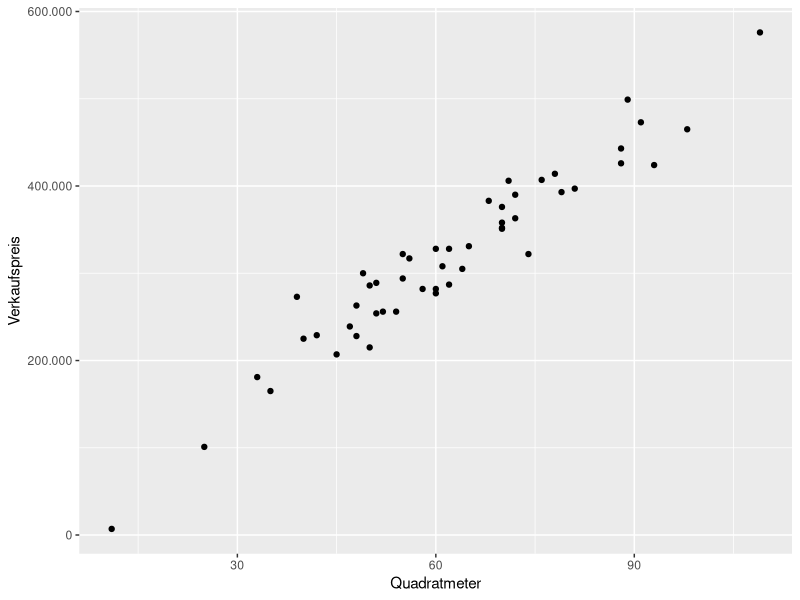
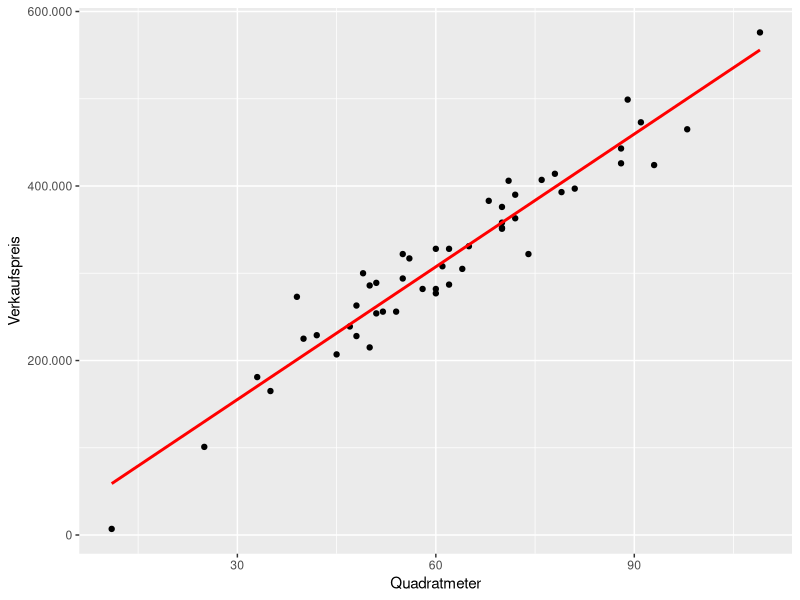

Write R code to recreate these figures, in order.
# Damit setzen wir das Working Directory auf den Ordner dieser Datei
if (!is.null(parent.frame(2)$ofile)) {
  this.dir <- dirname(parent.frame(2)$ofile)
  setwd(this.dir)
}

# install.packages("data.table")
library(data.table)

dt <- fread("wohnungspreise.csv")
print(dt)

# Damit koennen wir die Daten visualisieren
# install.packages("ggplot2")
library(ggplot2)

# install.packages("scales")
library(scales)

# Grafik erstellen und konfigurieren
qplot(Quadratmeter, Verkaufspreis, data = dt) + 
  scale_y_continuous(labels = format_format(scientific = FALSE, big.mark = ".", decimal.mark = ","))

library(stats)
model <- lm(Verkaufspreis ~ Quadratmeter, data = dt)
print(model)

# Verkaufspreis = 3143 + Quadratmeter * 5071
# 3143 + 60 * 5071

qplot(Quadratmeter, Verkaufspreis, data = dt) + 
  geom_smooth(method = "lm", se = FALSE, color = I("red")) + 
  scale_y_continuous(labels = format_format(scientific = FALSE, big.mark = ".", decimal.mark = ","))

# 
dt.pred <- data.table(Quadratmeter = c(31, 91))
dt.pred$Verkaufspreis <- predict(model, dt.pred)
print(dt.pred)
